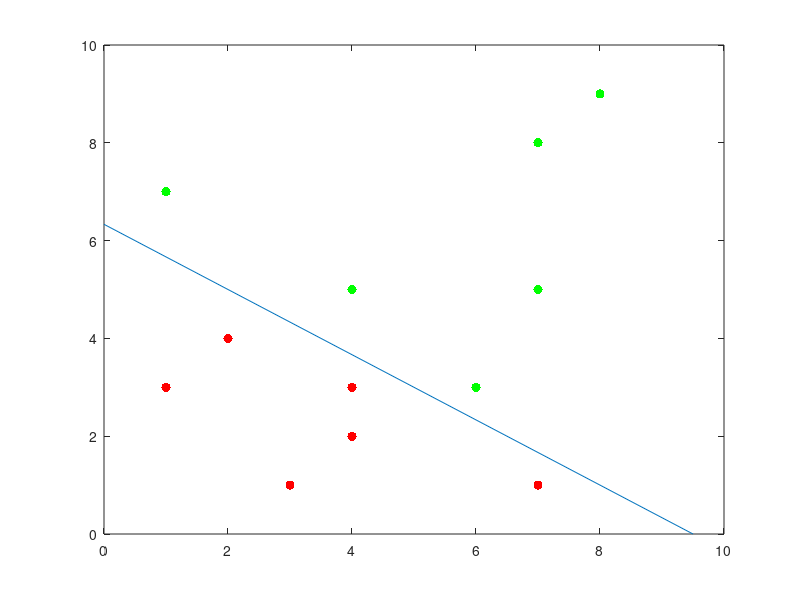

Reproduce this figure in MATLAB.
w1 = [1 1 7;1 6 3;1 7 8;1 8 9;1 4 5;1 7 5];
w1 = w1';
w2 = [1 3 1;1 4 3;1 2 4;1 7 1;1 1 3;1 4 2];
w2 = -w2;
w2 = w2';
w3 = [w1 w2];
a1 = [-1;-1;-1];
[x y] = size(w3);
b = .1;
a2 = a1;
a3 = a1;
a4=a1;
cnt =0;
while 1
    k=0;
    for i=1:y
        c = w3(:,i);
        p = a3'*c;
        if a3'*c <= b - 0.0000001
            a3 = a3 + ((b-a3'*c)/(norm(c))^2)*c;
            k = 1;
            cnt= cnt +1;
        end
    end
    if k==0
        break
    end
end
disp(cnt)
w2 = -w2;
figure;
x = w2(2,:);
y = w2(3,:);
plot(x,y,'r.','markersize',20); hold all;
plot(w1(2,:),w1(3,:),'g.','markersize',20); hold all;

plot([-a3(1,:)/a3(2,:) 0],[0 -a3(1,:)/a3(3,:)]);hold all;